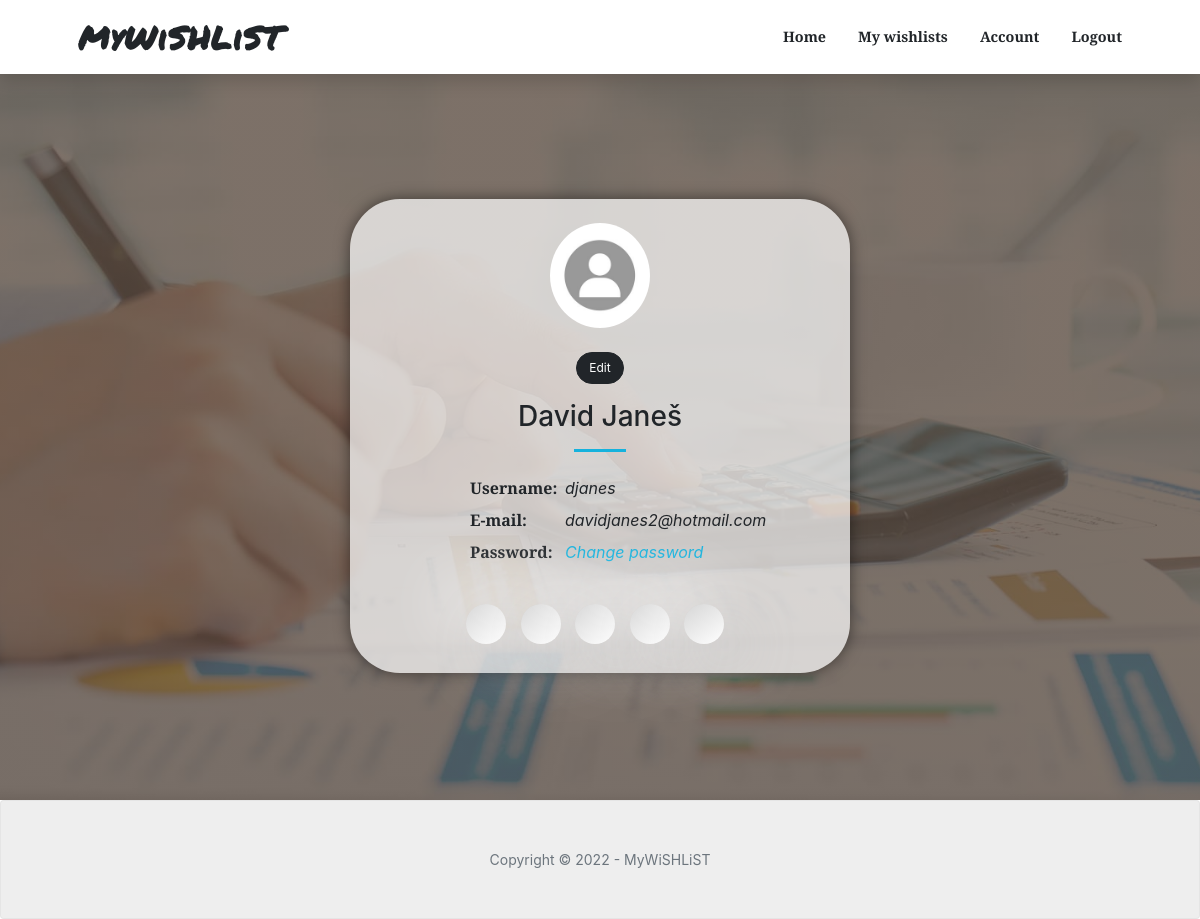
The app's page /account/ (signed in) with its own data.
### account/models.py (models this page shows, shortened)
class Account(models.Model):
    user = models.OneToOneField(User, on_delete=models.CASCADE, null=True, blank=True)
    name = models.CharField(max_length=200, null=True, blank=True)
    username = models.CharField(max_length=200, null=True, blank=True)
    email = models.EmailField(max_length=200, null=True, blank=True)
    created = models.DateTimeField(auto_now_add=True)
    id = models.UUIDField(default=uuid.uuid4, unique=True, primary_key=True, editable=False)

### account/views.py (the view)
# urls.py: path('account/', views.account_view, name="account")
@login_required(login_url="login")
def account_view(request):
    account = request.user.account
    form = AccountForm(instance=account)
    if request.method == 'POST':
        form = AccountForm(request.POST, instance=account)
        if form.is_valid:
            form.save()
            return redirect('account')
    context = {
        'account': account,
        'form': form
    }
    return render (request, 'account/account.html', context)

### account/templates/account/account.html (shortened to what this page needs)
{% extends 'main.html' %}
{% load static %}
{% block content %}
<header class="masthead-custom">
    <div class="container px-4 px-lg-5 h-100">
        <div class="row gx-4 gx-lg-5 h-100 align-items-center justify-content-center text-center">
            <div class="card-account p-4 py-4">
                <div class="text-center">
                    <div>
                        <img src="{% static 'images/profile.jpg' %}" width="100" class="rounded-circle">
                    </div>
                    <div id="displayDIV" class="px-4 px-lg-5 py-2" style="display: block;">
                    <button class="btn btn-dark fs-8 mt-3" type="button" onclick="editDIV()">Edit</button>
                        {% if not account.user.first_name and not account.user.last_name %}
                        <h3 class="mt-3">Full Name</h3>
                        {% else %}
                        <h3 class="mt-3">{{account.name}}</h3>
                        {% endif %}
                        <hr class="divider mt-3" />
                        <div class="row">
                            <div class="col-3 text-start ms-5">
                                <p class="fs-6 fw-bold">Username:</p>
                            </div>
                            <div class="col-7 text-start me-2">
                                <p class="fs-6 fst-italic">{{account.username}}</p>
                            </div>
                            <div class="col-3 text-start ms-5">
                                <p class="fs-6 fw-bold">E-mail:</p>
                            </div>
                            <div class="col-7 text-start me-2">
                                <p class="fs-6 fst-italic">{{account.email}}</p>
                            </div>
                            <div class="col-3 text-start ms-5">
                                <p class="fs-6 fw-bold">Password:</p>
                            </div>
                            <div class="col-7 text-start me-2">
                                <a href="#"><p class="fs-6 fst-italic">Change password</p></a>
                            </div>
                        </div>
                    </div>
                    <div class="social-buttons mt-4">
                        <button class="neo-button">
                        </button>
                        <button class="neo-button">
                        </button>
                        <button class="neo-button">
                        </button>
                        <button class="neo-button">
                        </button>
                        <button class="neo-button">
                        </button>
                    </div>
                </div>
            </div>
        </div>
    </div>
</header>
{% endblock content %}

### records on screen
Account: name "David Janeš", username "djanes", email "davidjanes2@hotmail.com"
